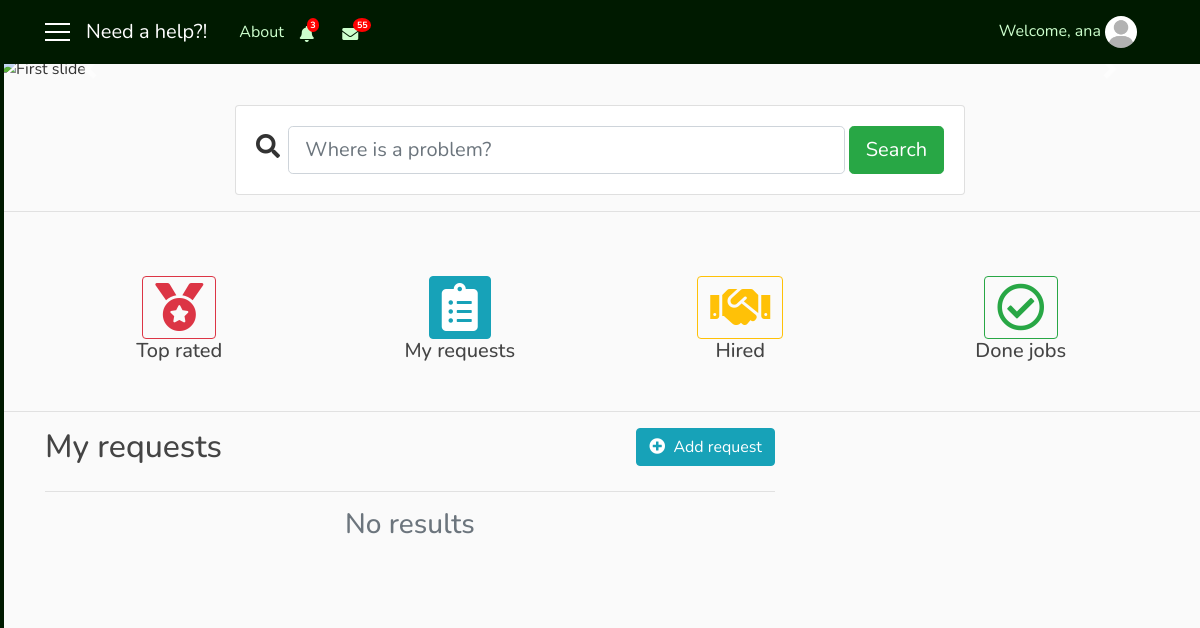
The app's page /requests_user/1 (signed in), older data.
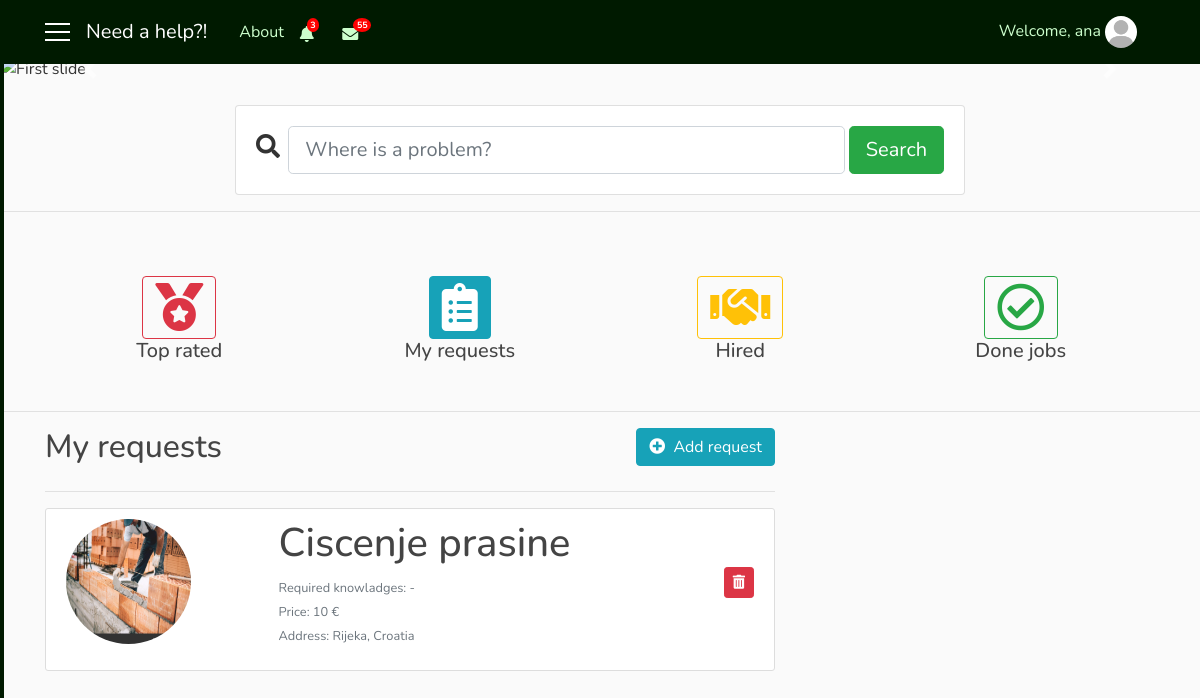
The same page, newer data.
### user/models.py (models this page shows, shortened)
class Requests(models.Model):
    user = models.ForeignKey(User, on_delete=models.CASCADE)
    job_title = models.CharField(max_length=30, blank=True)
    required_knowledges = models.TextField(max_length=1000, default='-')
    price = models.IntegerField(default=10)
    address = models.CharField(max_length=30, blank=True)
    job_description = models.TextField(max_length=1000, blank=True)
    date = models.DateTimeField(auto_now_add=True)
    photo = models.ImageField(default='default_request.jpg', upload_to='requests_user')
    visible = models.BooleanField(default=True)

### need_a_help_app/views.py (the view)
# urls.py: path('requests_user/<int:pk>', views.RequestsView.as_view(), name='requests_user'),
class RequestsView(LoginRequiredMixin, ListView):
    model = Requests
    template_name = 'user/requests_user.html'
    context_object_name = 'req'
    paginate_by = 4
    def get_queryset(self):
        user = get_object_or_404(User, pk=self.kwargs.get('pk'))
        return Requests.objects.filter(user=user, visible=True).order_by('-date')
    def get_context_data(self, **kwargs):
        context_data = super(RequestsView, self).get_context_data(**kwargs)
        us = self.request.user
        not_c = ClientNotifications.objects.filter(client=us, remove=False).order_by('-date')
        not_cli = ClientNotifications.objects.filter(client=us, seen=False).count()
        context_data['not_c'] = not_c
        context_data['not_cli'] = not_cli
        return context_data

### user/templates/user/requests_user.html (shortened to what this page needs)
{% extends 'need_a_help_app/base.html' %}
{% block notify_client %}
    {% if not_c %}
        <i class="nav-item nav-link fas fa-bell mt-1 popOver" data-title="Notifications" data-content="
            <div class='container'>
                {% for n in not_c|slice:'5' %}
                    <div {% if not n.seen %}class='row not_seen'{% else %}class='row not_row' style='cursor: pointer;'{% endif %} onclick='location.href=&quot;{{ n.url_to_go }}?not_c={{ n.id }}&quot;;' {% if not n.seen %}style='background: #f2f2f2;'{% endif %}>
                        {{ n.notification }}
                        <div class='col-sm-3 col-md-3 col-lg-3'>
                            <small class='text-secondary text-muted'>{{ n.date|date:'dM H:i' }}</small>
                        </div>
                    </div>
                    <hr width=100%>
                {% endfor %}
                <div class='row'>
                    <div class='col-sm-12 col-md-12 col-lg-12 pl-5'>
                        <a href='{% url 'notifications_client' user.id %}'>Show all notifications</a>
                    </div>
                </div>
            </div>" data-placement="bottom" data-html="true" data-toggle="popover" data-container="body" data-trigger="click"></i>
        {% if not_cli %}
            <span class="badge badge-notify-bell">{{ not_cli }}</span>
        {% endif %}
    {% else %}
        <i class="nav-item nav-link fas fa-bell mt-1 popOver" data-title="Notifications" data-content="
            <h6 class='text-secondary text-muted' align='center'>No results</h6>" data-placement="bottom" data-html="true" data-toggle="popover" data-container="body" data-trigger="hover"></i>
    {% endif %}
{% endblock %}
{% block mess_client %}
        <span class="badge badge-notify-mess">55</span>
{% endblock %}
{% block content %}
   <div class="row">
    <div class="col-sm-8">
        <h2>My requests</h2>
    </div>
    <div class="col-sm-4" align="right">
        <a class="btn btn-info" href="{% url 'add_request' %}"><i class="fas fa-plus-circle"></i>&nbsp Add request</a>
    </div>
   </div>
   <hr width="100%">
   {% if req %}
       {% for i in req %}
            {% if i.visible %}
                <article class="media content-section">
                    <div class="media-body">
                        <div class="row">
                            <div class="col-sm-3">
                                <a href="{% url 'request_detail' i.id %}">
                                    <img class="rounded-circle account-img" src="{{ i.photo.url }}">
                                </a>
                            </div>
                            <div class="col-sm-7 pl-5">
                                <h1>{{ i.job_title }}</h1>
                                <small class="text-secondary text-muted">Required knowladges: {{ i.required_knowledges }}</small><br>
                                <small class="text-secondary text-muted">Price: {{ i.price }} €</small><br>
                                <small class="text-secondary text-muted">Address: {{ i.address }}</small><br>
                            </div>
                            <div class="col-sm-2" align="right">
                                <a href="{% url 'request_delete' i.id %}" class="btn btn-danger btn-sm mt-5 mb-1"><i class="fas fa-trash-alt"></i></a>
                            </div>
                        </div>
                    </div>
                </article>
            {% endif %}
       {% endfor %}
   {% else %}
    <h3 class="text-secondary text-muted" align="center">No results</h3>
   {% endif %}
    <div class="container" align="center">
        <div class="row">
            <div class="col-sm-12 col-md-12 col-lg-12 align-items-center justify-content" style="margin: auto">
            </div>
        </div>
   </div>
{% endblock %}

Row changes from the older to the newer data that the page shows:
added Requests: photo (placeholder picture), job_title "Ciscenje prasine", required_knowledges "-", price "10", address "Rijeka, Croatia"
Text that changed along with them:
text no longer shown: "No results"
